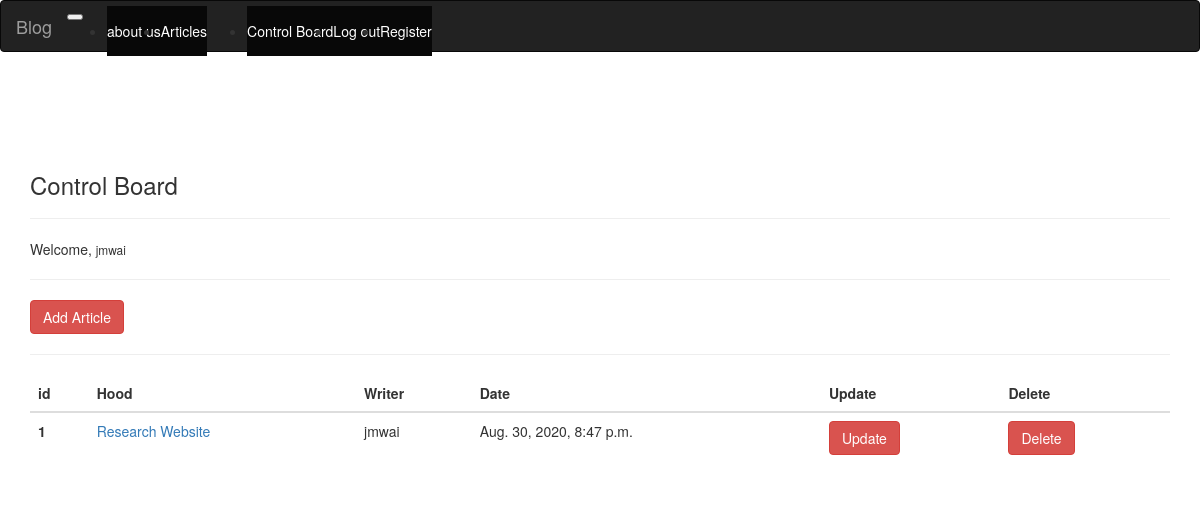
Screenshot of /articles/dashboard/ (signed in) with the database file from the repository.
### article/models.py (models this page shows, shortened)
class Article(models.Model):
    author = models.ForeignKey("auth.User",on_delete = models.CASCADE,verbose_name = "Writer ")
    title = models.CharField(max_length = 50,verbose_name = "Title")
    content = RichTextField()
    created_date = models.DateTimeField(auto_now_add=True,verbose_name="Creation Date")
    article_image = models.FileField(blank = True,null = True,verbose_name="Add Photos to Article")
    slug = models.SlugField(unique=True, max_length=100)
    class Meta:
        ordering = ['-created_date']

### article/views.py (the view)
# urls.py: path('dashboard/',views.dashboard,name = "dashboard"),
@login_required(login_url = "user:login")
def dashboard(request):
    articles = Article.objects.filter(author = request.user)
    context = {
        "articles":articles
    }
    return render(request,"dashboard.html",context)

### templates/dashboard.html
{% extends "layout.html" %}
{% block body %}
<h3>Control Board</h3>
<hr>
<p>
    Welcome, <small>{{request.user.username}}</small>
</p>
<hr>
<a class = "btn btn-danger" href = "{% url 'article:addarticle' %}">Add Article</a>
<hr>
{% if articles %}
<table class="table">
        <thead>
          <tr>
            <th scope="col">id</th>
            <th scope="col">Hood</th>
            <th scope="col">Writer</th>
            <th scope="col">Date</th>
            <th scope="col">Update</th>
            <th scope="col">Delete</th>
          </tr>
        </thead>
        <tbody>
          {% for article in articles %}
          <tr>
            <th scope="row">{{article.id}}</th>
            <td><a href="{% url 'article:detail' article.slug %}">{{article.title}}</a></td>
            <td>{{article.author.username}}</td>
            <td>{{article.created_date}}</td>
            <td><a href="{% url 'article:update' article.slug %}" class = "btn btn-danger">Update</a></td>
            <td><a href="{% url 'article:delete' article.slug %}" class = "btn btn-danger">Delete</a> </td>
          </tr>
          {% endfor %}
        </tbody>
      </table>
{% else %}
<div class = "alert alert-danger">
    You do not have an article yet ...
</div>
{% endif %}
{% endblock body %}

### rows the page displays
Article: id "1", title "Research Website", author.username "jmwai", created_date "Aug. 30, 2020, 8:47 p.m."

### other values shown
{{ request.user.username }} "jmwai"
